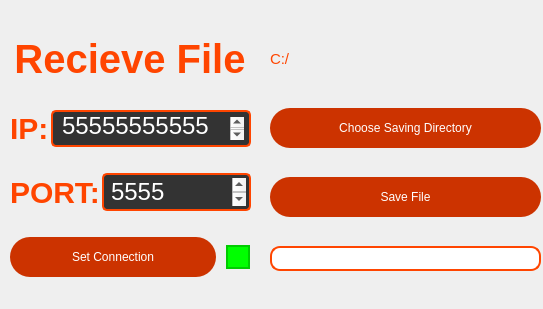
<?xml version="1.0" encoding="UTF-8"?>
<ui version="4.0">
 <class>MainWindow</class>
 <widget class="QMainWindow" name="MainWindow">
  <property name="geometry">
   <rect>
    <x>0</x>
    <y>0</y>
    <width>543</width>
    <height>309</height>
   </rect>
  </property>
  <property name="windowTitle">
   <string>Recieve File</string>
  </property>
  <widget class="QWidget" name="centralwidget">
   <widget class="QWidget" name="verticalLayoutWidget">
    <property name="geometry">
     <rect>
      <x>10</x>
      <y>10</y>
      <width>241</width>
      <height>293</height>
     </rect>
    </property>
    <layout class="QVBoxLayout" name="verticalLayout">
     <property name="spacing">
      <number>2</number>
     </property>
     <item>
      <widget class="QLabel" name="label">
       <property name="maximumSize">
        <size>
         <width>240</width>
         <height>50</height>
        </size>
       </property>
       <property name="styleSheet">
        <string notr="true">QLabel {
    font-family: Arial, sans-serif;
    font-size: 40px; /* Larger font size */
    font-weight: bold; /* Make the text bold */
    color: #FF4500; /* Red text color (example: DarkOrange) */
    background: transparent; /* No background */
    text-align: center; /* Center the text horizontally */
}
</string>
       </property>
       <property name="text">
        <string>Recieve File</string>
       </property>
       <property name="alignment">
        <set>Qt::AlignCenter</set>
       </property>
      </widget>
     </item>
     <item>
      <layout class="QHBoxLayout" name="horizontalLayout">
       <item>
        <widget class="QLabel" name="label_2">
         <property name="maximumSize">
          <size>
           <width>40</width>
           <height>30</height>
          </size>
         </property>
         <property name="styleSheet">
          <string notr="true">QLabel {
    font-family: Arial, sans-serif;
    font-size: 30px; /* Larger font size */
    font-weight: bold; /* Make the text bold */
    color: #FF4500; /* Red text color (example: DarkOrange) */
    background: transparent; /* No background */
    text-align: center; /* Center the text horizontally */
}
</string>
         </property>
         <property name="text">
          <string>IP:</string>
         </property>
        </widget>
       </item>
       <item>
        <widget class="QTextEdit" name="ip_text_edit">
         <property name="maximumSize">
          <size>
           <width>200</width>
           <height>37</height>
          </size>
         </property>
         <property name="font">
          <font>
           <pointsize>10</pointsize>
          </font>
         </property>
         <property name="styleSheet">
          <string notr="true">QTextEdit {
    background-color: #333; /* Dark gray background color for QTextEdit */
    color: #FFF; /* White text color */
    border: 2px solid #FF4500; /* Red border around the QTextEdit */
    border-radius: 5px; /* Rounded corners */
    padding: 5px; /* Padding for text content */
}

QTextEdit:hover {
    border: 2px solid #FF6600; /* Red border on hover */
}

QTextEdit:focus {
    border: 2px solid #FF3300; /* Red border when QTextEdit is in focus */
}
</string>
         </property>
         <property name="html">
          <string>&lt;!DOCTYPE HTML PUBLIC &quot;-//W3C//DTD HTML 4.0//EN&quot; &quot;http://www.w3.org/TR/REC-html40/strict.dtd&quot;&gt;
&lt;html&gt;&lt;head&gt;&lt;meta name=&quot;qrichtext&quot; content=&quot;1&quot; /&gt;&lt;meta charset=&quot;utf-8&quot; /&gt;&lt;style type=&quot;text/css&quot;&gt;
p, li { white-space: pre-wrap; }
hr { height: 1px; border-width: 0; }
li.unchecked::marker { content: &quot;\2610&quot;; }
li.checked::marker { content: &quot;\2612&quot;; }
&lt;/style&gt;&lt;/head&gt;&lt;body style=&quot; font-family:'.AppleSystemUIFont'; font-size:10pt; font-weight:400; font-style:normal;&quot;&gt;
&lt;p style=&quot; margin-top:0px; margin-bottom:0px; margin-left:0px; margin-right:0px; -qt-block-indent:0; text-indent:0px;&quot;&gt;&lt;span style=&quot; font-size:18pt;&quot;&gt;55555555555&lt;/span&gt;&lt;/p&gt;&lt;/body&gt;&lt;/html&gt;</string>
         </property>
        </widget>
       </item>
      </layout>
     </item>
     <item>
      <layout class="QHBoxLayout" name="horizontalLayout_3">
       <item>
        <widget class="QLabel" name="label_4">
         <property name="maximumSize">
          <size>
           <width>100</width>
           <height>30</height>
          </size>
         </property>
         <property name="styleSheet">
          <string notr="true">QLabel {
    font-family: Arial, sans-serif;
    font-size: 30px; /* Larger font size */
    font-weight: bold; /* Make the text bold */
    color: #FF4500; /* Red text color (example: DarkOrange) */
    background: transparent; /* No background */
    text-align: center; /* Center the text horizontally */
}
</string>
         </property>
         <property name="text">
          <string>PORT:</string>
         </property>
        </widget>
       </item>
       <item>
        <widget class="QTextEdit" name="port_text_edit">
         <property name="maximumSize">
          <size>
           <width>150</width>
           <height>38</height>
          </size>
         </property>
         <property name="styleSheet">
          <string notr="true">QTextEdit {
    background-color: #333; /* Dark gray background color for QTextEdit */
    color: #FFF; /* White text color */
    border: 2px solid #FF4500; /* Red border around the QTextEdit */
    border-radius: 5px; /* Rounded corners */
    padding: 3px; /* Padding for text content */
}

QTextEdit:hover {
    border: 2px solid #FF6600; /* Red border on hover */
}

QTextEdit:focus {
    border: 2px solid #FF3300; /* Red border when QTextEdit is in focus */
}
</string>
         </property>
         <property name="html">
          <string>&lt;!DOCTYPE HTML PUBLIC &quot;-//W3C//DTD HTML 4.0//EN&quot; &quot;http://www.w3.org/TR/REC-html40/strict.dtd&quot;&gt;
&lt;html&gt;&lt;head&gt;&lt;meta name=&quot;qrichtext&quot; content=&quot;1&quot; /&gt;&lt;meta charset=&quot;utf-8&quot; /&gt;&lt;style type=&quot;text/css&quot;&gt;
p, li { white-space: pre-wrap; }
hr { height: 1px; border-width: 0; }
li.unchecked::marker { content: &quot;\2610&quot;; }
li.checked::marker { content: &quot;\2612&quot;; }
&lt;/style&gt;&lt;/head&gt;&lt;body style=&quot; font-family:'.AppleSystemUIFont'; font-size:13pt; font-weight:400; font-style:normal;&quot;&gt;
&lt;p style=&quot; margin-top:0px; margin-bottom:0px; margin-left:0px; margin-right:0px; -qt-block-indent:0; text-indent:0px;&quot;&gt;&lt;span style=&quot; font-size:18pt;&quot;&gt;5555&lt;/span&gt;&lt;/p&gt;&lt;/body&gt;&lt;/html&gt;</string>
         </property>
        </widget>
       </item>
      </layout>
     </item>
     <item>
      <layout class="QHBoxLayout" name="horizontalLayout_4">
       <property name="spacing">
        <number>5</number>
       </property>
       <item>
        <widget class="QPushButton" name="set_conn_button">
         <property name="maximumSize">
          <size>
           <width>400</width>
           <height>40</height>
          </size>
         </property>
         <property name="styleSheet">
          <string notr="true">QMainWindow QPushButton {
    background-color: #CC3300; /* Darker red background color */
    color: #FFF; /* White text color */
    border: none; /* Remove the button border */
    border-radius: 20px; /* Make the button round by increasing border-radius */
    padding: 10px; /* Adjust padding for button content */
}

QMainWindow QPushButton:hover {
    background-color: #FF4500; /* Lighter red background color on hover */
}

QMainWindow QPushButton:pressed {
    background-color: #AA2200; /* Even darker red background color when pressed */
}</string>
         </property>
         <property name="text">
          <string>Set Connection</string>
         </property>
        </widget>
       </item>
       <item>
        <widget class="QCheckBox" name="conn_status_box">
         <property name="maximumSize">
          <size>
           <width>30</width>
           <height>40</height>
          </size>
         </property>
         <property name="styleSheet">
          <string notr="true">QCheckBox {
    border: none; /* Remove the default border */
    border-radius: 50%; /* Make the checkbox round */
    padding: 5px; /* Adjust the padding to increase the checkbox size */
}

QCheckBox::indicator {
    width: 20px; /* Set the width of the indicator (the checkbox itself) */
    height: 20px; /* Set the height of the indicator (the checkbox itself) */
}

QCheckBox::indicator::unchecked {
    background-color: #00FF00; /* Set the background color for the unchecked state (green) */
    border: 2px solid #00CC00; /* Add a border around the unchecked checkbox */
}

QCheckBox::indicator:unchecked:hover {
    background-color: #00CC00; /* Green background on hover for the unchecked state */
}

QCheckBox::indicator:checked {
    background-color: #00CC00; /* Set the background color for the checked state (green) */
    border: 2px solid #009900; /* Add a border around the checked checkbox */
}

QCheckBox::indicator:checked:hover {
    background-color: #009900; /* Green background on hover for the checked state */
}
</string>
         </property>
         <property name="text">
          <string/>
         </property>
         <property name="checkable">
          <bool>false</bool>
         </property>
        </widget>
       </item>
      </layout>
     </item>
    </layout>
   </widget>
   <widget class="QWidget" name="verticalLayoutWidget_2">
    <property name="geometry">
     <rect>
      <x>270</x>
      <y>10</y>
      <width>271</width>
      <height>291</height>
     </rect>
    </property>
    <layout class="QVBoxLayout" name="verticalLayout_2">
     <property name="spacing">
      <number>0</number>
     </property>
     <item>
      <widget class="QLabel" name="dir_label">
       <property name="maximumSize">
        <size>
         <width>400</width>
         <height>40</height>
        </size>
       </property>
       <property name="styleSheet">
        <string notr="true">QLabel {
    font-family: Arial, sans-serif;
    font-size: 15px; /* Larger font size */
    color: #FF4500; /* Red text color (example: DarkOrange) */
    background: transparent; /* No background */
    text-align: center; /* Center the text horizontally */
}
</string>
       </property>
       <property name="text">
        <string>C:/</string>
       </property>
       <property name="alignment">
        <set>Qt::AlignLeading|Qt::AlignLeft|Qt::AlignVCenter</set>
       </property>
       <property name="wordWrap">
        <bool>true</bool>
       </property>
      </widget>
     </item>
     <item>
      <widget class="QPushButton" name="choose_dir_button">
       <property name="maximumSize">
        <size>
         <width>400</width>
         <height>40</height>
        </size>
       </property>
       <property name="styleSheet">
        <string notr="true">QMainWindow QPushButton {
    background-color: #CC3300; /* Darker red background color */
    color: #FFF; /* White text color */
    border: none; /* Remove the button border */
    border-radius: 20px; /* Make the button round by increasing border-radius */
    padding: 10px; /* Adjust padding for button content */
}

QMainWindow QPushButton:hover {
    background-color: #FF4500; /* Lighter red background color on hover */
}

QMainWindow QPushButton:pressed {
    background-color: #AA2200; /* Even darker red background color when pressed */
}</string>
       </property>
       <property name="text">
        <string>Choose Saving Directory</string>
       </property>
      </widget>
     </item>
     <item>
      <widget class="QPushButton" name="save_file_button">
       <property name="maximumSize">
        <size>
         <width>400</width>
         <height>40</height>
        </size>
       </property>
       <property name="styleSheet">
        <string notr="true">QMainWindow QPushButton {
    background-color: #CC3300; /* Darker red background color */
    color: #FFF; /* White text color */
    border: none; /* Remove the button border */
    border-radius: 20px; /* Make the button round by increasing border-radius */
    padding: 10px; /* Adjust padding for button content */
}

QMainWindow QPushButton:hover {
    background-color: #FF4500; /* Lighter red background color on hover */
}

QMainWindow QPushButton:pressed {
    background-color: #AA2200; /* Even darker red background color when pressed */
}</string>
       </property>
       <property name="text">
        <string>Save File</string>
       </property>
      </widget>
     </item>
     <item>
      <widget class="QProgressBar" name="saving_progress_bar">
       <property name="maximumSize">
        <size>
         <width>400</width>
         <height>25</height>
        </size>
       </property>
       <property name="styleSheet">
        <string notr="true">QProgressBar {
    border: 2px solid #FF4500; /* Add a red border */
    border-radius: 10px; /* Make the progress bar rounded */
    text-align: center; /* Center the text inside the progress bar */
    font-size: 14px; /* Set the font size */
    color: #FFF; /* Set the text color to white */
}

QProgressBar::chunk {
    background-color: #FF4500; /* Set the progress bar chunk color to red */
}</string>
       </property>
       <property name="value">
        <number>0</number>
       </property>
      </widget>
     </item>
    </layout>
   </widget>
  </widget>
 </widget>
 <resources/>
 <connections/>
</ui>
